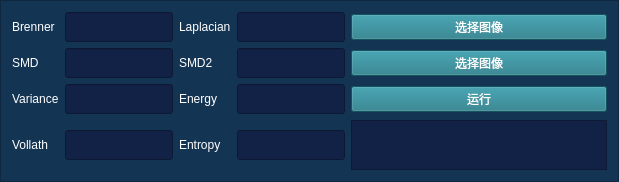
             <widget class="QFrame" name="frame_filter">
              <property name="styleSheet">
               <string notr="true">background-color: rgb(20, 52, 83);
border-color: rgb(255, 97, 6);
</string>
              </property>
              <property name="frameShape">
               <enum>QFrame::StyledPanel</enum>
              </property>
              <property name="frameShadow">
               <enum>QFrame::Raised</enum>
              </property>
              <layout class="QGridLayout" name="gridLayout_2" rowstretch="1,1,1,1,0">
               <item row="0" column="1">
                <widget class="QLineEdit" name="lineEdit_BRE_filter">
                 <property name="minimumSize">
                  <size>
                   <width>0</width>
                   <height>30</height>
                  </size>
                 </property>
                 <property name="styleSheet">
                  <string notr="true">background-color: rgb(18, 34, 70);</string>
                 </property>
                </widget>
               </item>
               <item row="2" column="3">
                <widget class="QLineEdit" name="lineEdit_ENE_filter">
                 <property name="minimumSize">
                  <size>
                   <width>0</width>
                   <height>30</height>
                  </size>
                 </property>
                 <property name="styleSheet">
                  <string notr="true">background-color: rgb(18, 34, 70);</string>
                 </property>
                </widget>
               </item>
               <item row="2" column="2">
                <widget class="QLabel" name="label_ENE_filter">
                 <property name="styleSheet">
                  <string notr="true">color: rgb(255, 255, 255);
background-color:transparent;</string>
                 </property>
                 <property name="text">
                  <string>Energy</string>
                 </property>
                </widget>
               </item>
               <item row="0" column="2">
                <widget class="QLabel" name="label_LAP_filter">
                 <property name="styleSheet">
                  <string notr="true">color: rgb(255, 255, 255);
background-color:transparent;</string>
                 </property>
                 <property name="text">
                  <string>Laplacian</string>
                 </property>
                </widget>
               </item>
               <item row="1" column="4">
                <widget class="QPushButton" name="pushButton_TS_filter">
                 <property name="maximumSize">
                  <size>
                   <width>16777215</width>
                   <height>16777215</height>
                  </size>
                 </property>
                 <property name="styleSheet">
                  <string notr="true">color: rgb(255, 255, 255);
background-color: rgb(28, 118, 132);</string>
                 </property>
                 <property name="text">
                  <string>选择图像</string>
                 </property>
                </widget>
               </item>
               <item row="1" column="0">
                <widget class="QLabel" name="label_SMD_filter">
                 <property name="styleSheet">
                  <string notr="true">color: rgb(255, 255, 255);
background-color:transparent;</string>
                 </property>
                 <property name="text">
                  <string>SMD</string>
                 </property>
                </widget>
               </item>
               <item row="2" column="0">
                <widget class="QLabel" name="label_VAR_filter">
                 <property name="styleSheet">
                  <string notr="true">color: rgb(255, 255, 255);
background-color:transparent;</string>
                 </property>
                 <property name="text">
                  <string>Variance</string>
                 </property>
                </widget>
               </item>
               <item row="0" column="3">
                <widget class="QLineEdit" name="lineEdit_LAP_filter">
                 <property name="minimumSize">
                  <size>
                   <width>0</width>
                   <height>30</height>
                  </size>
                 </property>
                 <property name="styleSheet">
                  <string notr="true">background-color: rgb(18, 34, 70);</string>
                 </property>
                </widget>
               </item>
               <item row="3" column="1">
                <widget class="QLineEdit" name="lineEdit_VOL_filter">
                 <property name="minimumSize">
                  <size>
                   <width>0</width>
                   <height>30</height>
                  </size>
                 </property>
                 <property name="styleSheet">
                  <string notr="true">background-color: rgb(18, 34, 70);</string>
                 </property>
                </widget>
               </item>
               <item row="1" column="3">
                <widget class="QLineEdit" name="lineEdit_SMD2_filter">
                 <property name="minimumSize">
                  <size>
                   <width>0</width>
                   <height>30</height>
                  </size>
                 </property>
                 <property name="styleSheet">
                  <string notr="true">background-color: rgb(18, 34, 70);</string>
                 </property>
                </widget>
               </item>
               <item row="3" column="2">
                <widget class="QLabel" name="label_ENT_filter">
                 <property name="styleSheet">
                  <string notr="true">color: rgb(255, 255, 255);
background-color:transparent;</string>
                 </property>
                 <property name="text">
                  <string>Entropy</string>
                 </property>
                </widget>
               </item>
               <item row="0" column="4">
                <widget class="QPushButton" name="pushButton_SD_filter">
                 <property name="maximumSize">
                  <size>
                   <width>16777215</width>
                   <height>16777215</height>
                  </size>
                 </property>
                 <property name="styleSheet">
                  <string notr="true">color: rgb(255, 255, 255);
background-color: rgb(28, 118, 132);</string>
                 </property>
                 <property name="text">
                  <string>选择图像</string>
                 </property>
                </widget>
               </item>
               <item row="3" column="0">
                <widget class="QLabel" name="label_VOL_filter">
                 <property name="styleSheet">
                  <string notr="true">color: rgb(255, 255, 255);
background-color:transparent;</string>
                 </property>
                 <property name="text">
                  <string>Vollath</string>
                 </property>
                </widget>
               </item>
               <item row="1" column="2">
                <widget class="QLabel" name="label_SMD2_filter">
                 <property name="styleSheet">
                  <string notr="true">color: rgb(255, 255, 255);
background-color:transparent;</string>
                 </property>
                 <property name="text">
                  <string>SMD2</string>
                 </property>
                </widget>
               </item>
               <item row="2" column="1">
                <widget class="QLineEdit" name="lineEdit_VAR_filter">
                 <property name="minimumSize">
                  <size>
                   <width>0</width>
                   <height>30</height>
                  </size>
                 </property>
                 <property name="styleSheet">
                  <string notr="true">background-color: rgb(18, 34, 70);</string>
                 </property>
                </widget>
               </item>
               <item row="3" column="3">
                <widget class="QLineEdit" name="lineEdit_ENT_filter">
                 <property name="minimumSize">
                  <size>
                   <width>0</width>
                   <height>30</height>
                  </size>
                 </property>
                 <property name="styleSheet">
                  <string notr="true">background-color: rgb(18, 34, 70);</string>
                 </property>
                </widget>
               </item>
               <item row="0" column="0">
                <widget class="QLabel" name="label_BRE_filter">
                 <property name="styleSheet">
                  <string notr="true">color: rgb(255, 255, 255);
background-color:transparent;</string>
                 </property>
                 <property name="text">
                  <string>Brenner</string>
                 </property>
                </widget>
               </item>
               <item row="1" column="1">
                <widget class="QLineEdit" name="lineEdit_SMD_filter">
                 <property name="minimumSize">
                  <size>
                   <width>0</width>
                   <height>30</height>
                  </size>
                 </property>
                 <property name="styleSheet">
                  <string notr="true">background-color: rgb(18, 34, 70);</string>
                 </property>
                </widget>
               </item>
               <item row="2" column="4">
                <widget class="QPushButton" name="pushButton_run_filter">
                 <property name="maximumSize">
                  <size>
                   <width>16777215</width>
                   <height>16777215</height>
                  </size>
                 </property>
                 <property name="styleSheet">
                  <string notr="true">color: rgb(255, 255, 255);
background-color: rgb(28, 118, 132);</string>
                 </property>
                 <property name="text">
                  <string>运行</string>
                 </property>
                </widget>
               </item>
               <item row="3" column="4">
                <widget class="QTextBrowser" name="textBrowser">
                 <property name="maximumSize">
                  <size>
                   <width>16777215</width>
                   <height>50</height>
                  </size>
                 </property>
                 <property name="styleSheet">
                  <string notr="true">background-color: rgb(18, 34, 70);</string>
                 </property>
                </widget>
               </item>
              </layout>
             </widget>
